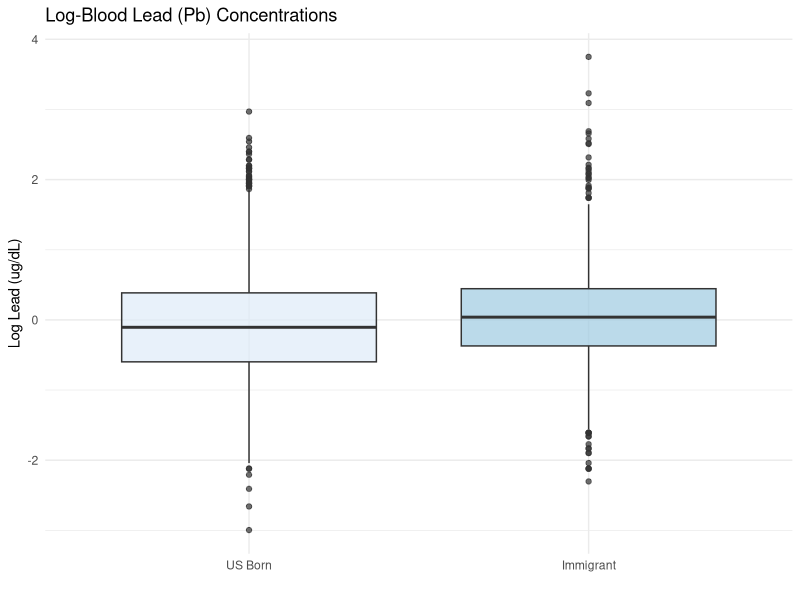
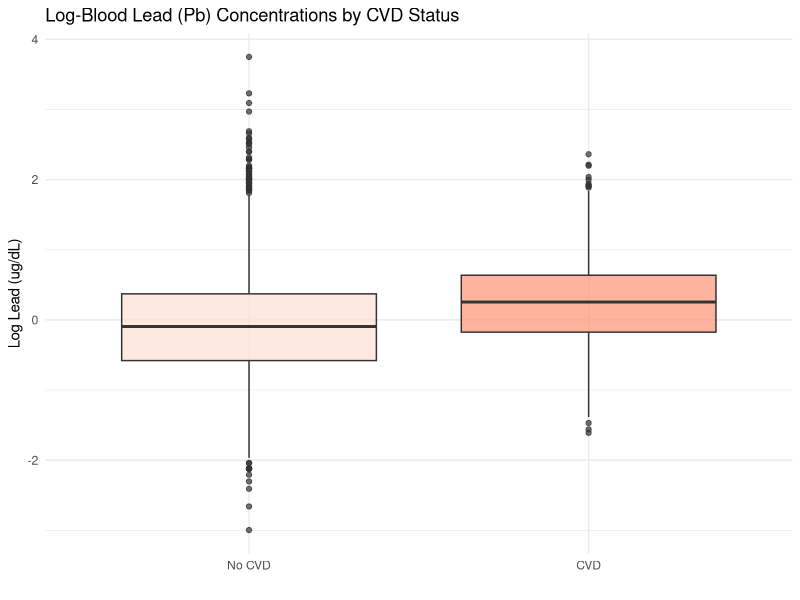
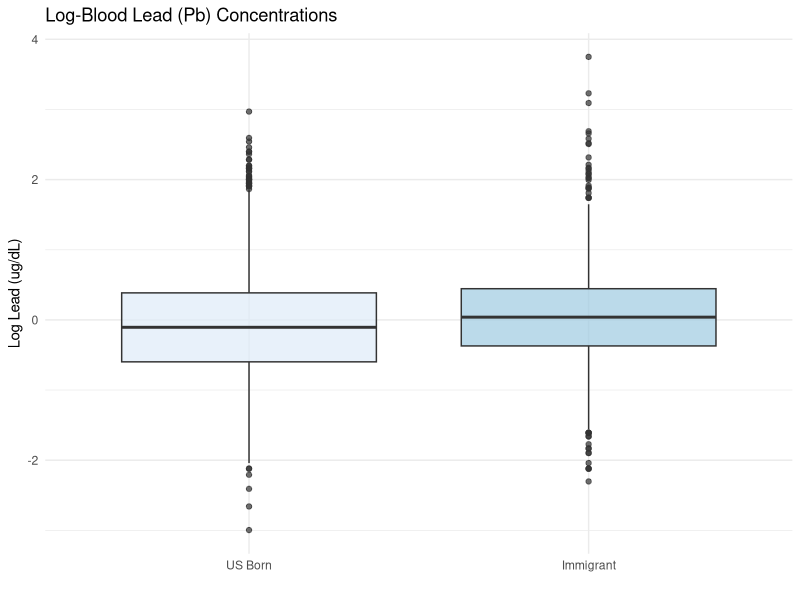
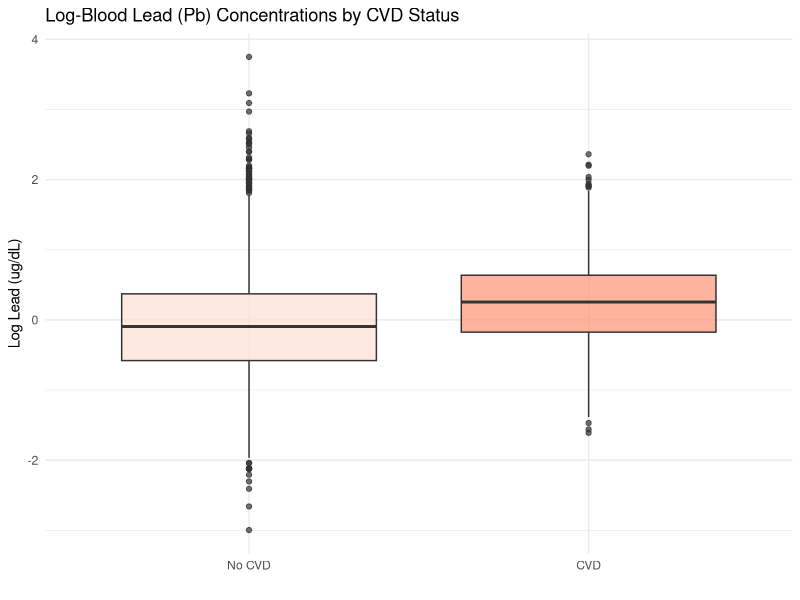

Reproduce these figures in R, in order.
library(tidyverse)

data <- read.csv("data/dataset.csv")

data <- data %>%
  filter(!is.na(LBXBPB) & !is.na(Is_Immigrant)) %>%
  mutate(
    log_lead = log(LBXBPB),
    Immigrant_Label = factor(Is_Immigrant,
                             levels = c(0, 1),
                             labels = c("US Born", "Immigrant"))
  )

ttest_lead <- t.test(log_lead ~ Immigrant_Label, data = data, var.equal = FALSE)
print(ttest_lead)

geo_means_pb <- data %>%
  group_by(Immigrant_Label) %>%
  summarise(
    GeoMean_Lead = exp(mean(log_lead)), # since we log
    N = n()
  )
print(geo_means_pb)

ratio <- geo_means_pb$GeoMean_Lead[2] / geo_means_pb$GeoMean_Lead[1]
cat("\nRatio:", ratio)

plot_pb <- ggplot(data, aes(x = Immigrant_Label, y = log_lead, fill = Immigrant_Label)) +
  geom_boxplot(alpha = 0.7) +
  labs(title = "Log-Blood Lead (Pb) Concentrations",
       y = "Log Lead (ug/dL)",
       x = "") +
  theme_minimal() +
  scale_fill_brewer(palette = "Blues") +
  theme(legend.position = "none")

print(plot_pb)
ggsave("lead_comparison.png", plot_pb, width = 6, height = 5)



data <- data %>%
  filter(!is.na(LBXBPB) & !is.na(Has_CVD)) %>%
  mutate(
    log_lead = log(LBXBPB),
    CVD_Label = factor(Has_CVD,
                       levels = c(0, 1),
                       labels = c("No CVD", "CVD"))
  )


ttest_lead_cvd <- t.test(log_lead ~ CVD_Label, data = data, var.equal = FALSE)
print(ttest_lead_cvd)

geo_means_pb_cvd <- data %>%
  group_by(CVD_Label) %>%
  summarise(
    GeoMean_Lead = exp(mean(log_lead)),
    N = n()
  )
print(geo_means_pb_cvd)


ratio_cvd <- geo_means_pb_cvd$GeoMean_Lead[2] / geo_means_pb_cvd$GeoMean_Lead[1]
cat("\nRatio:", ratio_cvd)


plot_pb_cvd <- ggplot(data, aes(x = CVD_Label, y = log_lead, fill = CVD_Label)) +
  geom_boxplot(alpha = 0.7) +
  labs(title = "Log-Blood Lead (Pb) Concentrations by CVD Status",
       y = "Log Lead (ug/dL)",
       x = "") +
  theme_minimal() +
  scale_fill_brewer(palette = "Reds") +
  theme(legend.position = "none")

print(plot_pb_cvd)
ggsave("lead_cvd_comparison.png", plot_pb_cvd, width = 6, height = 5)
